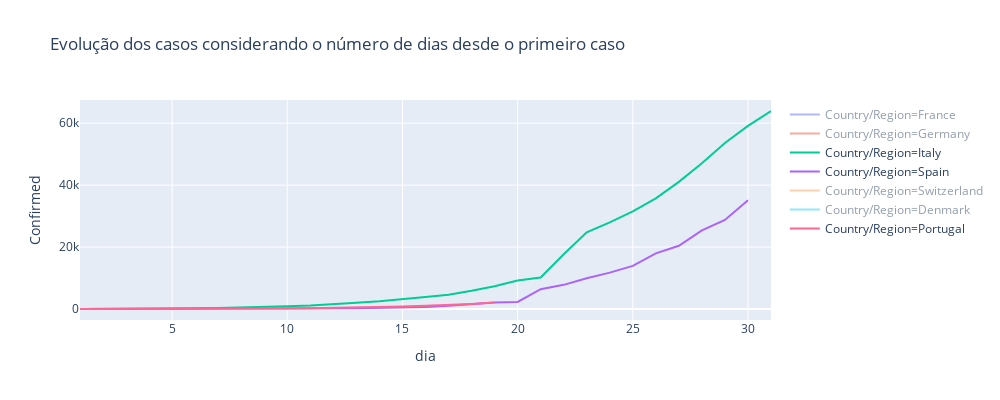

Notebook code cell kept with this figure:
### Code cell
fig = px.line(temp, x="dia", y="Confirmed", color = 'Country/Region',height=400,width=1000,
             title='Evolução dos casos considerando o número de dias desde o primeiro caso')
fig.show()

### Figure 1 — Plotly figure (JSON) as saved in the notebook; plotly's stock layout.template omitted (floating-point values rounded to 4 significant figures)
{"data": [{"hoverlabel": {"namelength": 0}, "hovertemplate": "Country/Region=France<br>dia=%{x}<br>Confirmed=%{y}", "legendgroup": "Country/Region=France", "line": {"color": "#636efa", "dash": "solid"}, "mode": "lines", "name": "Country/Region=France", "showlegend": true, "type": "scatter", "visible": "legendonly", "x": [1, 2, 3, 4, 5, 6, 7, 8, 9, 10, 11, 12, 13, 14, 15, 16, 17, 18, 19, 20, 21, 22, 23, 24, 25, 26, 27, 28, 29, 30, 31, 32, 33, 34, 35, 36, 37], "xaxis": "x", "y": [2, 3, 3, 3, 4, 5, 5, 5, 6, 11, 11, 12, 14, 18, 38, 57, 100, 130, 191, 204, 285, 377, 653, 949, 1126, 1209, 1784, 3661, 4469, 4499, 6633, 7652, 9043, 10871, 12612, 14282, 16018], "yaxis": "y"}, {"hoverlabel": {"namelength": 0}, "hovertemplate": "Country/Region=Germany<br>dia=%{x}<br>Confirmed=%{y}", "legendgroup": "Country/Region=Germany", "line": {"color": "#EF553B", "dash": "solid"}, "mode": "lines", "name": "Country/Region=Germany", "showlegend": true, "type": "scatter", "visible": "legendonly", "x": [1, 2, 3, 4, 5, 6, 7, 8, 9, 10, 11, 12, 13, 14, 15, 16, 17, 18, 19, 20, 21, 22, 23, 24, 25, 26, 27, 28, 29, 30, 31, 32, 33, 34, 35, 36, 37, 38, 39, 40], "xaxis": "x", "y": [4, 4, 4, 5, 8, 10, 12, 13, 14, 16, 16, 16, 16, 17, 27, 46, 48, 79, 130, 159, 196, 262, 482, 670, 799, 1040, 1176, 1457, 1600, 2078, 4585, 5795, 7272, 9257, 12327, 15320, 19848, 22213, 24873, 29056], "yaxis": "y"}, {"hoverlabel": {"namelength": 0}, "hovertemplate": "Country/Region=Italy<br>dia=%{x}<br>Confirmed=%{y}", "legendgroup": "Country/Region=Italy", "line": {"color": "#00cc96", "dash": "solid"}, "mode": "lines", "name": "Country/Region=Italy", "showlegend": true, "type": "scatter", "x": [1, 2, 3, 4, 5, 6, 7, 8, 9, 10, 11, 12, 13, 14, 15, 16, 17, 18, 19, 20, 21, 22, 23, 24, 25, 26, 27, 28, 29, 30, 31], "xaxis": "x", "y": [2, 3, 20, 62, 155, 229, 322, 453, 655, 888, 1128, 1694, 2036, 2502, 3089, 3858, 4636, 5883, 7375, 9172, 10149, 17660, 24747, 27980, 31506, 35713, 41035, 47021, 53578, 59138, 63927], "yaxis": "y"}, {"hoverlabel": {"namelength": 0}, "hovertemplate": "Country/Region=Spain<br>dia=%{x}<br>Confirmed=%{y}", "legendgroup": "Country/Region=Spain", "line": {"color": "#ab63fa", "dash": "solid"}, "mode": "lines", "name": "Country/Region=Spain", "showlegend": true, "type": "scatter", "x": [1, 2, 3, 4, 5, 6, 7, 8, 9, 10, 11, 12, 13, 14, 15, 16, 17, 18, 19, 20, 21, 22, 23, 24, 25, 26, 27, 28, 29, 30], "xaxis": "x", "y": [1, 2, 2, 6, 13, 15, 32, 45, 84, 120, 165, 222, 259, 400, 500, 673, 1073, 1695, 2128, 2277, 6391, 7798, 9942, 11748, 13910, 17963, 20410, 25374, 28768, 35136], "yaxis": "y"}, {"hoverlabel": {"namelength": 0}, "hovertemplate": "Country/Region=Switzerland<br>dia=%{x}<br>Confirmed=%{y}", "legendgroup": "Country/Region=Switzerland", "line": {"color": "#FFA15A", "dash": "solid"}, "mode": "lines", "name": "Country/Region=Switzerland", "showlegend": true, "type": "scatter", "visible": "legendonly", "x": [1, 2, 3, 4, 5, 6, 7, 8, 9, 10, 11, 12, 13, 14, 15, 16, 17, 18, 19, 20, 21, 22, 23], "xaxis": "x", "y": [1, 8, 18, 27, 42, 56, 90, 114, 214, 268, 337, 374, 491, 1139, 1359, 2200, 2700, 3028, 4075, 5294, 6575, 7245, 8795], "yaxis": "y"}, {"hoverlabel": {"namelength": 0}, "hovertemplate": "Country/Region=Denmark<br>dia=%{x}<br>Confirmed=%{y}", "legendgroup": "Country/Region=Denmark", "line": {"color": "#19d3f3", "dash": "solid"}, "mode": "lines", "name": "Country/Region=Denmark", "showlegend": true, "type": "scatter", "visible": "legendonly", "x": [1, 2, 3, 4, 5, 6, 7, 8, 9, 10, 11, 12, 13, 14, 15, 16, 17, 18, 19, 20, 21], "xaxis": "x", "y": [1, 3, 4, 6, 10, 23, 35, 90, 262, 801, 615, 827, 864, 914, 977, 1057, 1151, 1255, 1326, 1395, 1450], "yaxis": "y"}, {"hoverlabel": {"namelength": 0}, "hovertemplate": "Country/Region=Portugal<br>dia=%{x}<br>Confirmed=%{y}", "legendgroup": "Country/Region=Portugal", "line": {"color": "#FF6692", "dash": "solid"}, "mode": "lines", "name": "Country/Region=Portugal", "showlegend": true, "type": "scatter", "x": [1, 2, 3, 4, 5, 6, 7, 8, 9, 10, 11, 12, 13, 14, 15, 16, 17, 18, 19], "xaxis": "x", "y": [2, 2, 5, 8, 13, 20, 30, 41, 112, 169, 245, 331, 448, 642, 785, 1020, 1280, 1600, 2060], "yaxis": "y"}], "layout": {"height": 400, "legend": {"tracegroupgap": 0}, "title": {"text": "Evolução dos casos considerando o número de dias desde o primeiro caso"}, "width": 1000, "xaxis": {"anchor": "y", "autorange": true, "domain": [0, 1], "range": [1, 31], "title": {"text": "dia"}, "type": "linear"}, "yaxis": {"anchor": "x", "autorange": true, "domain": [0, 1], "range": [-3550.0, 67480.0], "title": {"text": "Confirmed"}, "type": "linear"}}}
